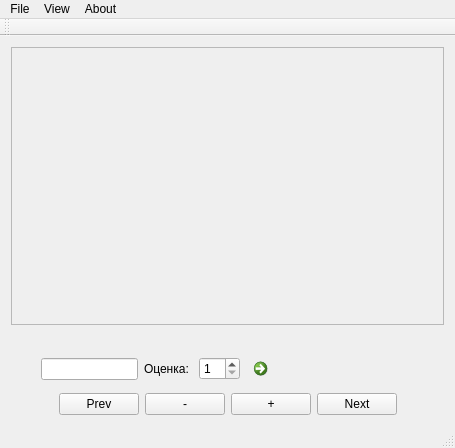
<?xml version="1.0" encoding="UTF-8"?>
<ui version="4.0">
 <class>MainWindow</class>
 <widget class="QMainWindow" name="MainWindow">
  <property name="geometry">
   <rect>
    <x>0</x>
    <y>0</y>
    <width>455</width>
    <height>448</height>
   </rect>
  </property>
  <property name="windowTitle">
   <string>MainWindow</string>
  </property>
  <widget class="QWidget" name="centralWidget">
   <layout class="QVBoxLayout" name="verticalLayout">
    <item>
     <widget class="QScrollArea" name="scrollArea">
      <property name="widgetResizable">
       <bool>true</bool>
      </property>
      <widget class="QWidget" name="scrollAreaWidgetContents">
       <property name="geometry">
        <rect>
         <x>0</x>
         <y>0</y>
         <width>435</width>
         <height>277</height>
        </rect>
       </property>
      </widget>
     </widget>
    </item>
    <item>
     <widget class="QLabel" name="label">
      <property name="text">
       <string/>
      </property>
     </widget>
    </item>
    <item>
     <layout class="QHBoxLayout" name="horizontalLayout">
      <item>
       <spacer name="horizontalSpacer">
        <property name="orientation">
         <enum>Qt::Horizontal</enum>
        </property>
        <property name="sizeHint" stdset="0">
         <size>
          <width>40</width>
          <height>20</height>
         </size>
        </property>
       </spacer>
      </item>
      <item>
       <widget class="QLineEdit" name="lineEdit"/>
      </item>
      <item>
       <widget class="QLabel" name="label_2">
        <property name="text">
         <string>Оценка: </string>
        </property>
       </widget>
      </item>
      <item>
       <widget class="QSpinBox" name="spinBox">
        <property name="minimum">
         <number>1</number>
        </property>
        <property name="maximum">
         <number>10</number>
        </property>
       </widget>
      </item>
      <item>
       <widget class="QCommandLinkButton" name="commandLinkButton">
        <property name="text">
         <string/>
        </property>
       </widget>
      </item>
      <item>
       <spacer name="horizontalSpacer_2">
        <property name="orientation">
         <enum>Qt::Horizontal</enum>
        </property>
        <property name="sizeHint" stdset="0">
         <size>
          <width>40</width>
          <height>20</height>
         </size>
        </property>
       </spacer>
      </item>
     </layout>
    </item>
    <item>
     <layout class="QHBoxLayout" name="horizontalLayout_2">
      <item>
       <spacer name="horizontalSpacer_3">
        <property name="orientation">
         <enum>Qt::Horizontal</enum>
        </property>
        <property name="sizeHint" stdset="0">
         <size>
          <width>40</width>
          <height>20</height>
         </size>
        </property>
       </spacer>
      </item>
      <item>
       <widget class="QPushButton" name="pushButton_3">
        <property name="text">
         <string>Prev</string>
        </property>
       </widget>
      </item>
      <item>
       <widget class="QPushButton" name="pushButton">
        <property name="text">
         <string>-</string>
        </property>
       </widget>
      </item>
      <item>
       <widget class="QPushButton" name="pushButton_2">
        <property name="text">
         <string>+</string>
        </property>
       </widget>
      </item>
      <item>
       <widget class="QPushButton" name="pushButton_4">
        <property name="text">
         <string>Next</string>
        </property>
       </widget>
      </item>
      <item>
       <spacer name="horizontalSpacer_4">
        <property name="orientation">
         <enum>Qt::Horizontal</enum>
        </property>
        <property name="sizeHint" stdset="0">
         <size>
          <width>40</width>
          <height>20</height>
         </size>
        </property>
       </spacer>
      </item>
     </layout>
    </item>
   </layout>
  </widget>
  <widget class="QMenuBar" name="menuBar">
   <property name="geometry">
    <rect>
     <x>0</x>
     <y>0</y>
     <width>455</width>
     <height>21</height>
    </rect>
   </property>
   <widget class="QMenu" name="menuFile">
    <property name="title">
     <string>File</string>
    </property>
    <addaction name="actionOpen"/>
    <addaction name="actionExit"/>
   </widget>
   <widget class="QMenu" name="menuView">
    <property name="title">
     <string>View</string>
    </property>
    <addaction name="actionZoomIn"/>
    <addaction name="actionZoomOut"/>
    <addaction name="separator"/>
    <addaction name="actionFitToWindow"/>
    <addaction name="actionNormal_Size"/>
   </widget>
   <widget class="QMenu" name="menuAbout">
    <property name="title">
     <string>About</string>
    </property>
    <addaction name="actionHelp"/>
    <addaction name="actionAbout_Program"/>
   </widget>
   <addaction name="menuFile"/>
   <addaction name="menuView"/>
   <addaction name="menuAbout"/>
  </widget>
  <widget class="QToolBar" name="mainToolBar">
   <attribute name="toolBarArea">
    <enum>TopToolBarArea</enum>
   </attribute>
   <attribute name="toolBarBreak">
    <bool>false</bool>
   </attribute>
  </widget>
  <widget class="QStatusBar" name="statusBar"/>
  <action name="actionOpen">
   <property name="text">
    <string>Open</string>
   </property>
  </action>
  <action name="actionExit">
   <property name="text">
    <string>Exit</string>
   </property>
  </action>
  <action name="actionZoomIn">
   <property name="text">
    <string>ZoomIn</string>
   </property>
  </action>
  <action name="actionHelp">
   <property name="text">
    <string>Help</string>
   </property>
  </action>
  <action name="actionAbout_Program">
   <property name="text">
    <string>About Program</string>
   </property>
  </action>
  <action name="actionZoomOut">
   <property name="text">
    <string>ZoomOut</string>
   </property>
  </action>
  <action name="actionFitToWindow">
   <property name="text">
    <string>Fit To Window</string>
   </property>
  </action>
  <action name="actionNormal_Size">
   <property name="text">
    <string>Normal Size</string>
   </property>
  </action>
 </widget>
 <layoutdefault spacing="6" margin="11"/>
 <resources/>
 <connections/>
</ui>
